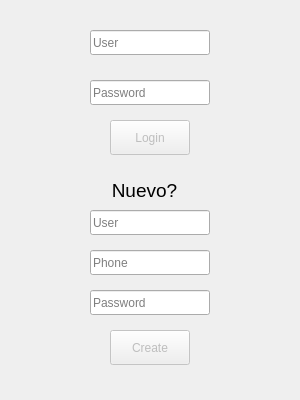
<?xml version="1.0" encoding="UTF-8"?>
<ui version="4.0">
 <class>loginDialog</class>
 <widget class="QDialog" name="loginDialog">
  <property name="geometry">
   <rect>
    <x>0</x>
    <y>0</y>
    <width>300</width>
    <height>400</height>
   </rect>
  </property>
  <property name="minimumSize">
   <size>
    <width>300</width>
    <height>400</height>
   </size>
  </property>
  <property name="maximumSize">
   <size>
    <width>300</width>
    <height>400</height>
   </size>
  </property>
  <property name="windowTitle">
   <string>Dialog</string>
  </property>
  <widget class="QLineEdit" name="phoneLE">
   <property name="geometry">
    <rect>
     <x>90</x>
     <y>250</y>
     <width>120</width>
     <height>25</height>
    </rect>
   </property>
   <property name="tabletTracking">
    <bool>false</bool>
   </property>
   <property name="cursorPosition">
    <number>0</number>
   </property>
   <property name="placeholderText">
    <string>Phone</string>
   </property>
  </widget>
  <widget class="QLabel" name="Newlabel">
   <property name="geometry">
    <rect>
     <x>104</x>
     <y>180</y>
     <width>81</width>
     <height>20</height>
    </rect>
   </property>
   <property name="font">
    <font>
     <pointsize>14</pointsize>
    </font>
   </property>
   <property name="text">
    <string>Nuevo?</string>
   </property>
   <property name="alignment">
    <set>Qt::AlignCenter</set>
   </property>
  </widget>
  <widget class="QLineEdit" name="NewUserLE">
   <property name="geometry">
    <rect>
     <x>90</x>
     <y>210</y>
     <width>120</width>
     <height>25</height>
    </rect>
   </property>
   <property name="cursorPosition">
    <number>0</number>
   </property>
   <property name="placeholderText">
    <string>User</string>
   </property>
  </widget>
  <widget class="QLineEdit" name="NewPasswordLE">
   <property name="geometry">
    <rect>
     <x>90</x>
     <y>290</y>
     <width>120</width>
     <height>25</height>
    </rect>
   </property>
   <property name="echoMode">
    <enum>QLineEdit::Password</enum>
   </property>
   <property name="cursorPosition">
    <number>0</number>
   </property>
   <property name="placeholderText">
    <string>Password</string>
   </property>
  </widget>
  <widget class="QPushButton" name="LoginPB">
   <property name="enabled">
    <bool>false</bool>
   </property>
   <property name="geometry">
    <rect>
     <x>110</x>
     <y>120</y>
     <width>80</width>
     <height>35</height>
    </rect>
   </property>
   <property name="text">
    <string>Login</string>
   </property>
  </widget>
  <widget class="QLineEdit" name="PasswordLE">
   <property name="geometry">
    <rect>
     <x>90</x>
     <y>80</y>
     <width>120</width>
     <height>25</height>
    </rect>
   </property>
   <property name="echoMode">
    <enum>QLineEdit::Password</enum>
   </property>
   <property name="cursorPosition">
    <number>0</number>
   </property>
   <property name="placeholderText">
    <string>Password</string>
   </property>
  </widget>
  <widget class="QPushButton" name="CreatePB">
   <property name="enabled">
    <bool>false</bool>
   </property>
   <property name="geometry">
    <rect>
     <x>110</x>
     <y>330</y>
     <width>80</width>
     <height>35</height>
    </rect>
   </property>
   <property name="text">
    <string>Create</string>
   </property>
  </widget>
  <widget class="QLineEdit" name="UserLE">
   <property name="geometry">
    <rect>
     <x>90</x>
     <y>30</y>
     <width>120</width>
     <height>25</height>
    </rect>
   </property>
   <property name="alignment">
    <set>Qt::AlignLeading|Qt::AlignLeft|Qt::AlignVCenter</set>
   </property>
   <property name="placeholderText">
    <string>User</string>
   </property>
  </widget>
 </widget>
 <tabstops>
  <tabstop>UserLE</tabstop>
  <tabstop>PasswordLE</tabstop>
  <tabstop>LoginPB</tabstop>
  <tabstop>NewUserLE</tabstop>
  <tabstop>phoneLE</tabstop>
  <tabstop>NewPasswordLE</tabstop>
  <tabstop>CreatePB</tabstop>
 </tabstops>
 <resources/>
 <connections/>
</ui>
